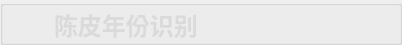
        <widget class="QGroupBox" name="groupBox">
         <property name="minimumSize">
          <size>
           <width>0</width>
           <height>45</height>
          </size>
         </property>
         <property name="maximumSize">
          <size>
           <width>16777215</width>
           <height>45</height>
          </size>
         </property>
         <property name="styleSheet">
          <string notr="true">#groupBox{
background-color: rgba(75, 75, 75, 200);
border: 0px solid #42adff;
border-left: 0px solid rgba(29, 83, 185, 255);
border-right: 0px solid rgba(29, 83, 185, 255);
border-bottom: 1px solid rgba(200, 200, 200,100);
;
border-radius:0px;}</string>
         </property>
         <property name="title">
          <string/>
         </property>
         <layout class="QHBoxLayout" name="horizontalLayout">
          <property name="spacing">
           <number>0</number>
          </property>
          <property name="topMargin">
           <number>0</number>
          </property>
          <property name="bottomMargin">
           <number>0</number>
          </property>
          <item>
           <widget class="QLabel" name="label_7">
            <property name="minimumSize">
             <size>
              <width>40</width>
              <height>40</height>
             </size>
            </property>
            <property name="maximumSize">
             <size>
              <width>40</width>
              <height>40</height>
             </size>
            </property>
            <property name="text">
             <string/>
            </property>
            <property name="pixmap">
             <pixmap resource="../apprcc.qrc">:/img/icon/Peel.png</pixmap>
            </property>
            <property name="scaledContents">
             <bool>true</bool>
            </property>
           </widget>
          </item>
          <item>
           <widget class="QLabel" name="label_4">
            <property name="styleSheet">
             <string notr="true">QLabel
{
	font-size: 24px;
	font-family: &quot;Microsoft YaHei&quot;;
	font-weight: bold;
 		border-radius:9px;
		background:rgba(66, 195, 255, 0);
color: rgb(218, 218, 218);
}
</string>
            </property>
            <property name="text">
             <string>陈皮年份识别</string>
            </property>
           </widget>
          </item>
          <item>
           <spacer name="horizontalSpacer">
            <property name="orientation">
             <enum>Qt::Horizontal</enum>
            </property>
            <property name="sizeHint" stdset="0">
             <size>
              <width>40</width>
              <height>20</height>
             </size>
            </property>
           </spacer>
          </item>
          <item>
           <layout class="QHBoxLayout" name="horizontalLayout_5">
            <property name="spacing">
             <number>0</number>
            </property>
            <item>
             <widget class="QPushButton" name="minButton">
              <property name="minimumSize">
               <size>
                <width>50</width>
                <height>28</height>
               </size>
              </property>
              <property name="maximumSize">
               <size>
                <width>50</width>
                <height>28</height>
               </size>
              </property>
              <property name="styleSheet">
               <string notr="true">QPushButton {
border-style: solid;
border-width: 0px;
border-radius: 0px;
background-color: rgba(223, 223, 223, 0);}
QPushButton::focus{outline: none;}
QPushButton::hover {
border-style: solid;
border-width: 0px;
border-radius: 0px;
background-color: rgba(223, 223, 223, 150);}</string>
              </property>
              <property name="text">
               <string/>
              </property>
              <property name="icon">
               <iconset resource="../apprcc.qrc">
                <normaloff>:/img/icon/最小化.png</normaloff>:/img/icon/最小化.png</iconset>
              </property>
             </widget>
            </item>
            <item>
             <widget class="QPushButton" name="maxButton">
              <property name="minimumSize">
               <size>
                <width>50</width>
                <height>28</height>
               </size>
              </property>
              <property name="maximumSize">
               <size>
                <width>50</width>
                <height>28</height>
               </size>
              </property>
              <property name="styleSheet">
               <string notr="true">QPushButton {
border-style: solid;
border-width: 0px;
border-radius: 0px;
background-color: rgba(223, 223, 223, 0);}
QPushButton::focus{outline: none;}
QPushButton::hover {
border-style: solid;
border-width: 0px;
border-radius: 0px;
background-color: rgba(223, 223, 223, 150);}</string>
              </property>
              <property name="text">
               <string/>
              </property>
              <property name="icon">
               <iconset resource="../apprcc.qrc">
                <normaloff>:/img/icon/正方形.png</normaloff>
                <activeon>:/img/icon/还原.png</activeon>
                <selectedon>:/img/icon/还原.png</selectedon>:/img/icon/正方形.png</iconset>
              </property>
              <property name="checkable">
               <bool>true</bool>
              </property>
             </widget>
            </item>
            <item>
             <widget class="QPushButton" name="closeButton">
              <property name="minimumSize">
               <size>
                <width>50</width>
                <height>28</height>
               </size>
              </property>
              <property name="maximumSize">
               <size>
                <width>50</width>
                <height>28</height>
               </size>
              </property>
              <property name="styleSheet">
               <string notr="true">QPushButton {
border-style: solid;
border-width: 0px;
border-radius: 0px;
background-color: rgba(223, 223, 223, 0);}
QPushButton::focus{outline: none;}
QPushButton::hover {
border-style: solid;
border-width: 0px;
border-radius: 0px;
background-color: rgba(223, 223, 223, 150);}</string>
              </property>
              <property name="text">
               <string/>
              </property>
              <property name="icon">
               <iconset resource="../apprcc.qrc">
                <normaloff>:/img/icon/关闭.png</normaloff>:/img/icon/关闭.png</iconset>
              </property>
             </widget>
            </item>
           </layout>
          </item>
         </layout>
        </widget>
